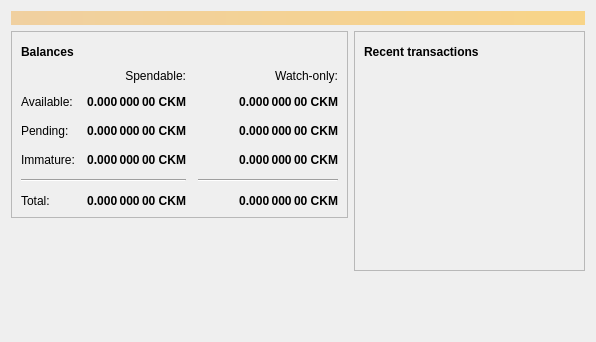
<?xml version="1.0" encoding="UTF-8"?>
<ui version="4.0">
 <class>OverviewPage</class>
 <widget class="QWidget" name="OverviewPage">
  <property name="geometry">
   <rect>
    <x>0</x>
    <y>0</y>
    <width>596</width>
    <height>342</height>
   </rect>
  </property>
  <property name="windowTitle">
   <string>Form</string>
  </property>
  <layout class="QVBoxLayout" name="topLayout">
   <item>
    <widget class="QLabel" name="labelAlerts">
     <property name="visible">
      <bool>false</bool>
     </property>
     <property name="styleSheet">
      <string notr="true">QLabel { background-color: qlineargradient(x1: 0, y1: 0, x2: 1, y2: 0, stop:0 #F0D0A0, stop:1 #F8D488); color:#000000; }</string>
     </property>
     <property name="wordWrap">
      <bool>true</bool>
     </property>
     <property name="margin">
      <number>3</number>
     </property>
     <property name="textInteractionFlags">
      <set>Qt::TextSelectableByMouse</set>
     </property>
    </widget>
   </item>
   <item>
    <layout class="QHBoxLayout" name="horizontalLayout" stretch="1,1">
     <item>
      <layout class="QVBoxLayout" name="verticalLayout_2">
       <item>
        <widget class="QFrame" name="frame">
         <property name="frameShape">
          <enum>QFrame::StyledPanel</enum>
         </property>
         <property name="frameShadow">
          <enum>QFrame::Raised</enum>
         </property>
         <layout class="QVBoxLayout" name="verticalLayout_4">
          <item>
           <layout class="QHBoxLayout" name="horizontalLayout_4">
            <item>
             <widget class="QLabel" name="label_5">
              <property name="font">
               <font>
                <weight>75</weight>
                <bold>true</bold>
               </font>
              </property>
              <property name="text">
               <string>Balances</string>
              </property>
             </widget>
            </item>
            <item>
             <widget class="QPushButton" name="labelWalletStatus">
              <property name="enabled">
               <bool>true</bool>
              </property>
              <property name="maximumSize">
               <size>
                <width>30</width>
                <height>16777215</height>
               </size>
              </property>
              <property name="toolTip">
               <string>The displayed information may be out of date. Your wallet automatically synchronizes with the Chuckrum network after a connection is established, but this process has not completed yet.</string>
              </property>
              <property name="text">
               <string/>
              </property>
              <property name="icon">
               <iconset resource="../chuckrum.qrc">
                <normaloff>:/icons/warning</normaloff>
                <disabledoff>:/icons/warning</disabledoff>:/icons/warning</iconset>
              </property>
              <property name="iconSize">
               <size>
                <width>24</width>
                <height>24</height>
               </size>
              </property>
              <property name="flat">
               <bool>true</bool>
              </property>
             </widget>
            </item>
            <item>
             <spacer name="horizontalSpacer_3">
              <property name="orientation">
               <enum>Qt::Horizontal</enum>
              </property>
              <property name="sizeHint" stdset="0">
               <size>
                <width>40</width>
                <height>20</height>
               </size>
              </property>
             </spacer>
            </item>
           </layout>
          </item>
          <item>
           <layout class="QGridLayout" name="gridLayout">
            <property name="spacing">
             <number>12</number>
            </property>
            <item row="2" column="2">
             <widget class="QLabel" name="labelWatchPending">
              <property name="font">
               <font>
                <weight>75</weight>
                <bold>true</bold>
               </font>
              </property>
              <property name="cursor">
               <cursorShape>IBeamCursor</cursorShape>
              </property>
              <property name="toolTip">
               <string>Unconfirmed transactions to watch-only addresses</string>
              </property>
              <property name="text">
               <string notr="true">0.000 000 00 CKM</string>
              </property>
              <property name="alignment">
               <set>Qt::AlignRight|Qt::AlignTrailing|Qt::AlignVCenter</set>
              </property>
              <property name="textInteractionFlags">
               <set>Qt::LinksAccessibleByMouse|Qt::TextSelectableByKeyboard|Qt::TextSelectableByMouse</set>
              </property>
             </widget>
            </item>
            <item row="2" column="1">
             <widget class="QLabel" name="labelUnconfirmed">
              <property name="font">
               <font>
                <weight>75</weight>
                <bold>true</bold>
               </font>
              </property>
              <property name="cursor">
               <cursorShape>IBeamCursor</cursorShape>
              </property>
              <property name="toolTip">
               <string>Total of transactions that have yet to be confirmed, and do not yet count toward the spendable balance</string>
              </property>
              <property name="text">
               <string notr="true">0.000 000 00 CKM</string>
              </property>
              <property name="alignment">
               <set>Qt::AlignRight|Qt::AlignTrailing|Qt::AlignVCenter</set>
              </property>
              <property name="textInteractionFlags">
               <set>Qt::LinksAccessibleByMouse|Qt::TextSelectableByKeyboard|Qt::TextSelectableByMouse</set>
              </property>
             </widget>
            </item>
            <item row="3" column="2">
             <widget class="QLabel" name="labelWatchImmature">
              <property name="font">
               <font>
                <weight>75</weight>
                <bold>true</bold>
               </font>
              </property>
              <property name="cursor">
               <cursorShape>IBeamCursor</cursorShape>
              </property>
              <property name="toolTip">
               <string>Mined balance in watch-only addresses that has not yet matured</string>
              </property>
              <property name="text">
               <string notr="true">0.000 000 00 CKM</string>
              </property>
              <property name="alignment">
               <set>Qt::AlignRight|Qt::AlignTrailing|Qt::AlignVCenter</set>
              </property>
              <property name="textInteractionFlags">
               <set>Qt::LinksAccessibleByMouse|Qt::TextSelectableByKeyboard|Qt::TextSelectableByMouse</set>
              </property>
             </widget>
            </item>
            <item row="4" column="0" colspan="2">
             <widget class="Line" name="line">
              <property name="orientation">
               <enum>Qt::Horizontal</enum>
              </property>
             </widget>
            </item>
            <item row="4" column="2">
             <widget class="Line" name="lineWatchBalance">
              <property name="sizePolicy">
               <sizepolicy hsizetype="Preferred" vsizetype="Fixed">
                <horstretch>0</horstretch>
                <verstretch>0</verstretch>
               </sizepolicy>
              </property>
              <property name="minimumSize">
               <size>
                <width>140</width>
                <height>0</height>
               </size>
              </property>
              <property name="orientation">
               <enum>Qt::Horizontal</enum>
              </property>
             </widget>
            </item>
            <item row="5" column="0">
             <widget class="QLabel" name="labelTotalText">
              <property name="text">
               <string>Total:</string>
              </property>
             </widget>
            </item>
            <item row="3" column="1">
             <widget class="QLabel" name="labelImmature">
              <property name="font">
               <font>
                <weight>75</weight>
                <bold>true</bold>
               </font>
              </property>
              <property name="cursor">
               <cursorShape>IBeamCursor</cursorShape>
              </property>
              <property name="toolTip">
               <string>Mined balance that has not yet matured</string>
              </property>
              <property name="text">
               <string notr="true">0.000 000 00 CKM</string>
              </property>
              <property name="alignment">
               <set>Qt::AlignRight|Qt::AlignTrailing|Qt::AlignVCenter</set>
              </property>
              <property name="textInteractionFlags">
               <set>Qt::LinksAccessibleByMouse|Qt::TextSelectableByKeyboard|Qt::TextSelectableByMouse</set>
              </property>
             </widget>
            </item>
            <item row="2" column="3">
             <spacer name="horizontalSpacer_2">
              <property name="orientation">
               <enum>Qt::Horizontal</enum>
              </property>
              <property name="sizeHint" stdset="0">
               <size>
                <width>40</width>
                <height>20</height>
               </size>
              </property>
             </spacer>
            </item>
            <item row="3" column="0">
             <widget class="QLabel" name="labelImmatureText">
              <property name="text">
               <string>Immature:</string>
              </property>
             </widget>
            </item>
            <item row="5" column="1">
             <widget class="QLabel" name="labelTotal">
              <property name="font">
               <font>
                <weight>75</weight>
                <bold>true</bold>
               </font>
              </property>
              <property name="cursor">
               <cursorShape>IBeamCursor</cursorShape>
              </property>
              <property name="toolTip">
               <string>Your current total balance</string>
              </property>
              <property name="text">
               <string notr="true">0.000 000 00 CKM</string>
              </property>
              <property name="alignment">
               <set>Qt::AlignRight|Qt::AlignTrailing|Qt::AlignVCenter</set>
              </property>
              <property name="textInteractionFlags">
               <set>Qt::LinksAccessibleByMouse|Qt::TextSelectableByKeyboard|Qt::TextSelectableByMouse</set>
              </property>
             </widget>
            </item>
            <item row="5" column="2">
             <widget class="QLabel" name="labelWatchTotal">
              <property name="font">
               <font>
                <weight>75</weight>
                <bold>true</bold>
               </font>
              </property>
              <property name="cursor">
               <cursorShape>IBeamCursor</cursorShape>
              </property>
              <property name="toolTip">
               <string>Current total balance in watch-only addresses</string>
              </property>
              <property name="text">
               <string notr="true">0.000 000 00 CKM</string>
              </property>
              <property name="alignment">
               <set>Qt::AlignRight|Qt::AlignTrailing|Qt::AlignVCenter</set>
              </property>
              <property name="textInteractionFlags">
               <set>Qt::LinksAccessibleByMouse|Qt::TextSelectableByKeyboard|Qt::TextSelectableByMouse</set>
              </property>
             </widget>
            </item>
            <item row="0" column="2">
             <widget class="QLabel" name="labelWatchonly">
              <property name="text">
               <string>Watch-only:</string>
              </property>
              <property name="alignment">
               <set>Qt::AlignRight|Qt::AlignTrailing|Qt::AlignVCenter</set>
              </property>
             </widget>
            </item>
            <item row="1" column="0">
             <widget class="QLabel" name="labelBalanceText">
              <property name="text">
               <string>Available:</string>
              </property>
             </widget>
            </item>
            <item row="1" column="1">
             <widget class="QLabel" name="labelBalance">
              <property name="font">
               <font>
                <weight>75</weight>
                <bold>true</bold>
               </font>
              </property>
              <property name="cursor">
               <cursorShape>IBeamCursor</cursorShape>
              </property>
              <property name="toolTip">
               <string>Your current spendable balance</string>
              </property>
              <property name="text">
               <string notr="true">0.000 000 00 CKM</string>
              </property>
              <property name="alignment">
               <set>Qt::AlignRight|Qt::AlignTrailing|Qt::AlignVCenter</set>
              </property>
              <property name="textInteractionFlags">
               <set>Qt::LinksAccessibleByMouse|Qt::TextSelectableByKeyboard|Qt::TextSelectableByMouse</set>
              </property>
             </widget>
            </item>
            <item row="1" column="2">
             <widget class="QLabel" name="labelWatchAvailable">
              <property name="font">
               <font>
                <weight>75</weight>
                <bold>true</bold>
               </font>
              </property>
              <property name="cursor">
               <cursorShape>IBeamCursor</cursorShape>
              </property>
              <property name="toolTip">
               <string>Your current balance in watch-only addresses</string>
              </property>
              <property name="text">
               <string notr="true">0.000 000 00 CKM</string>
              </property>
              <property name="alignment">
               <set>Qt::AlignRight|Qt::AlignTrailing|Qt::AlignVCenter</set>
              </property>
              <property name="textInteractionFlags">
               <set>Qt::LinksAccessibleByMouse|Qt::TextSelectableByKeyboard|Qt::TextSelectableByMouse</set>
              </property>
             </widget>
            </item>
            <item row="2" column="0">
             <widget class="QLabel" name="labelPendingText">
              <property name="text">
               <string>Pending:</string>
              </property>
             </widget>
            </item>
            <item row="0" column="1">
             <widget class="QLabel" name="labelSpendable">
              <property name="text">
               <string>Spendable:</string>
              </property>
              <property name="alignment">
               <set>Qt::AlignRight|Qt::AlignTrailing|Qt::AlignVCenter</set>
              </property>
             </widget>
            </item>
           </layout>
          </item>
         </layout>
        </widget>
       </item>
       <item>
        <spacer name="verticalSpacer">
         <property name="orientation">
          <enum>Qt::Vertical</enum>
         </property>
         <property name="sizeHint" stdset="0">
          <size>
           <width>20</width>
           <height>40</height>
          </size>
         </property>
        </spacer>
       </item>
      </layout>
     </item>
     <item>
      <layout class="QVBoxLayout" name="verticalLayout_3">
       <item>
        <widget class="QFrame" name="frame_2">
         <property name="frameShape">
          <enum>QFrame::StyledPanel</enum>
         </property>
         <property name="frameShadow">
          <enum>QFrame::Raised</enum>
         </property>
         <layout class="QVBoxLayout" name="verticalLayout">
          <item>
           <layout class="QHBoxLayout" name="horizontalLayout_2">
            <item>
             <widget class="QLabel" name="label_4">
              <property name="font">
               <font>
                <weight>75</weight>
                <bold>true</bold>
               </font>
              </property>
              <property name="text">
               <string>Recent transactions</string>
              </property>
             </widget>
            </item>
            <item>
             <widget class="QPushButton" name="labelTransactionsStatus">
              <property name="enabled">
               <bool>true</bool>
              </property>
              <property name="maximumSize">
               <size>
                <width>30</width>
                <height>16777215</height>
               </size>
              </property>
              <property name="toolTip">
               <string>The displayed information may be out of date. Your wallet automatically synchronizes with the Chuckrum network after a connection is established, but this process has not completed yet.</string>
              </property>
              <property name="text">
               <string/>
              </property>
              <property name="icon">
               <iconset resource="../chuckrum.qrc">
                <normaloff>:/icons/warning</normaloff>
                <disabledoff>:/icons/warning</disabledoff>:/icons/warning</iconset>
              </property>
              <property name="iconSize">
               <size>
                <width>24</width>
                <height>24</height>
               </size>
              </property>
              <property name="flat">
               <bool>true</bool>
              </property>
             </widget>
            </item>
            <item>
             <spacer name="horizontalSpacer">
              <property name="orientation">
               <enum>Qt::Horizontal</enum>
              </property>
              <property name="sizeHint" stdset="0">
               <size>
                <width>40</width>
                <height>20</height>
               </size>
              </property>
             </spacer>
            </item>
           </layout>
          </item>
          <item>
           <widget class="QListView" name="listTransactions">
            <property name="styleSheet">
             <string notr="true">QListView { background: transparent; }</string>
            </property>
            <property name="frameShape">
             <enum>QFrame::NoFrame</enum>
            </property>
            <property name="verticalScrollBarPolicy">
             <enum>Qt::ScrollBarAlwaysOff</enum>
            </property>
            <property name="horizontalScrollBarPolicy">
             <enum>Qt::ScrollBarAlwaysOff</enum>
            </property>
            <property name="selectionMode">
             <enum>QAbstractItemView::NoSelection</enum>
            </property>
           </widget>
          </item>
         </layout>
        </widget>
       </item>
       <item>
        <spacer name="verticalSpacer_2">
         <property name="orientation">
          <enum>Qt::Vertical</enum>
         </property>
         <property name="sizeHint" stdset="0">
          <size>
           <width>20</width>
           <height>40</height>
          </size>
         </property>
        </spacer>
       </item>
      </layout>
     </item>
    </layout>
   </item>
  </layout>
 </widget>
 <resources/>
 <connections/>
</ui>
